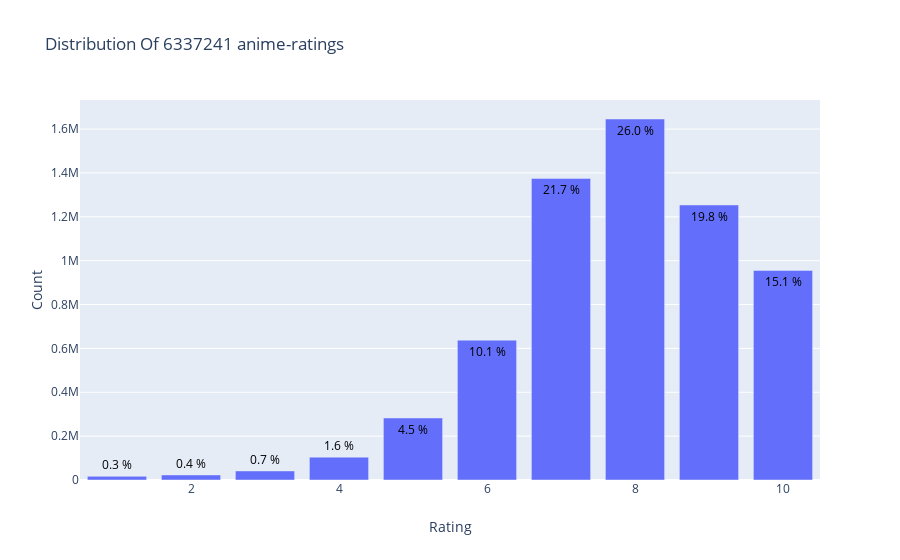

Notebook source saved alongside this figure:
### Code cell
data = df['rating_x'].value_counts().sort_index(ascending=False)
trace = go.Bar(x = data.index,
               text = ['{:.1f} %'.format(val) for val in (data.values / df.shape[0] * 100)],
               textposition = 'auto',
               textfont = dict(color = '#000000'),
               y = data.values,
               )
layout = dict(title = 'Distribution Of {} anime-ratings'.format(df.shape[0]),
              xaxis = dict(title = 'Rating'),
              yaxis = dict(title = 'Count'))
fig = go.Figure(data=[trace], layout=layout)
iplot(fig)

### Figure 1 — Plotly figure (JSON) as saved in the notebook; plotly's stock layout.template omitted (floating-point values rounded to 4 significant figures)
{"data": [{"text": ["15.1 %", "19.8 %", "26.0 %", "21.7 %", "10.1 %", "4.5 %", "1.6 %", "0.7 %", "0.4 %", "0.3 %"], "textfont": {"color": "#000000"}, "textposition": "auto", "type": "bar", "x": [10, 9, 8, 7, 6, 5, 4, 3, 2, 1], "y": [955715, 1254096, 1646019, 1375287, 637775, 282806, 104291, 41453, 23150, 16649]}], "layout": {"title": {"text": "Distribution Of 6337241 anime-ratings"}, "xaxis": {"title": {"text": "Rating"}}, "yaxis": {"title": {"text": "Count"}}}}
